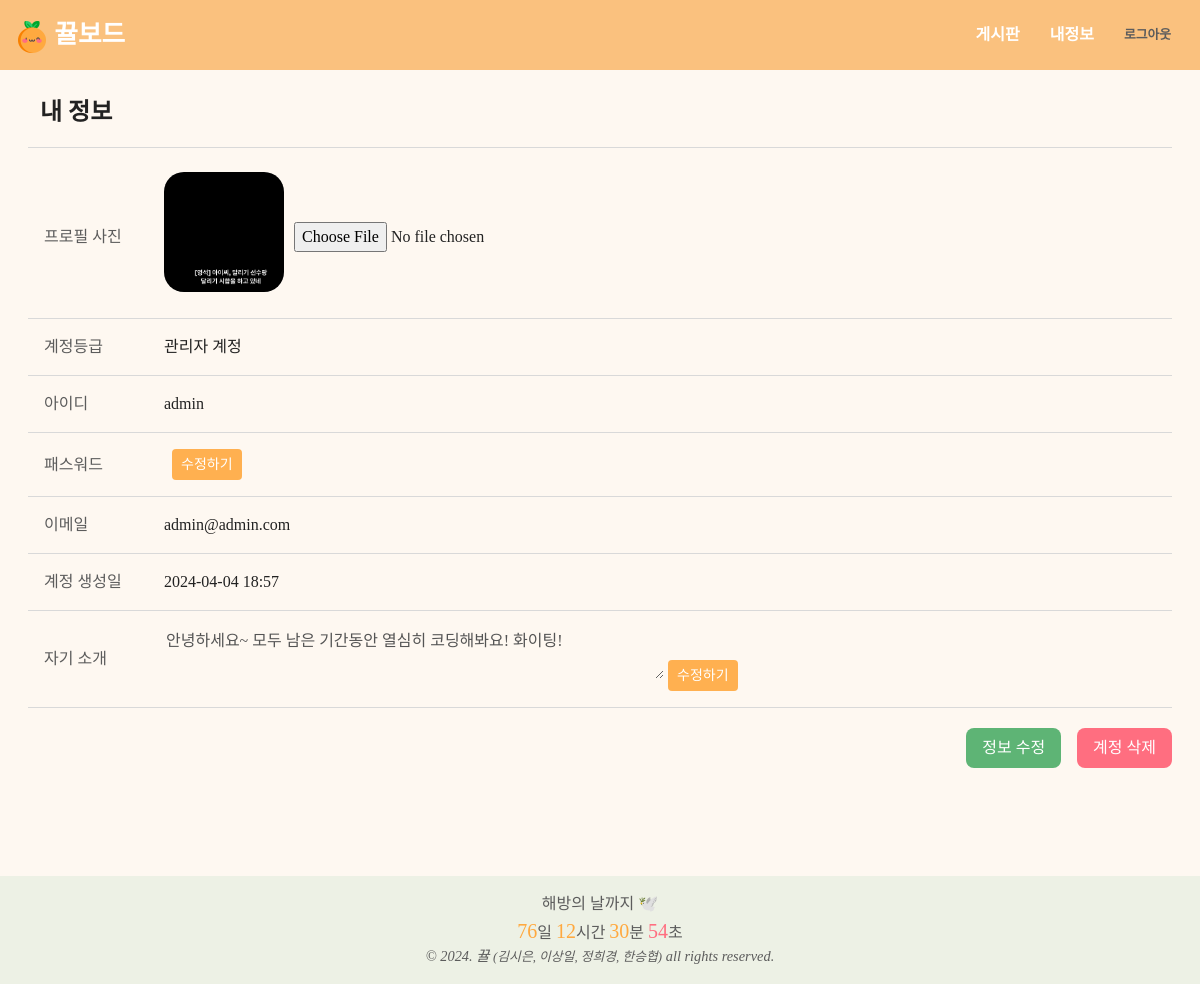
/acc/profile (signed in), run on the app's committed database.
### app/database.py (models this page shows, shortened)
class User(UserMixin, db.Model):
    user_id = db.Column(db.Integer, primary_key=True)
    username = db.Column(db.String, unique=True, nullable=False)
    password = db.Column(db.String)
    email = db.Column(db.String, unique=True)
    grade = db.Column(db.Integer, default=0)
    userpic = db.Column(db.String)
    comment = db.Column(db.String)
    created_at = db.Column(db.DateTime, default=datetime.now)
    posts = relationship('Post', back_populates='user', lazy='joined')
    comments = relationship('Comment', back_populates='user', lazy='joined')
    likes = relationship('Like', back_populates='user', lazy='joined')

### app/acc/routes.py (the view)
@acc_bp.route('/profile')
def profile():
    return render_template('acc/profile.html')

### templates/acc/profile.html (shortened to what this page needs)
{% extends "layout.html" %}
{% block head %}
<link rel="stylesheet" type="text/css" href="{{ url_for('static', filename='css/custom.css') }}">
{% endblock %}
{% block content %}
<h3 class="customHeader">
    내 정보
</h3>
<div class="margin_bottom">
    <div class="custom_row">
        <div class="custom_row_key">프로필 사진</div>
        <div class="custom_row_value">
            <form class="horizontal" method="post" enctype="multipart/form-data">
                <div class="addImage" id="image-show">
                    {% if current_user.userpic %}
                    <img src="{{ url_for('static', filename=current_user.userpic) }}"
                        style="width: 100%; height: 100%; object-fit: cover;">
                    {% else %}
                    <img src="/static/noimage.png" style="width: 100%; height: 100%; object-fit: cover;">
                    {% endif %}
                </div>
                <input type="file" accept="image/*" onchange="loadFile(this)">
            </form>
        </div>
    </div>
    <div class="custom_row">
        <div class="custom_row_key">계정등급</div>
        <div class="custom_row_value">{% if current_user.grade %}관리자 계정{% else %}사용자 계정{% endif %}</div>
    </div>
    <div class="custom_row">
        <div class="custom_row_key">아이디</div>
        <div class="custom_row_value">{{ current_user.username }}</div>
    </div>
    <div class="custom_row">
        <div class="custom_row_key">패스워드</div>
        <div class="custom_row_value">
            <span class="passwordForm">
                <input type="password" class="changePass" style="width:0">
            </span>
            <button id="passChBtn" class="btn btn-theme-color btn-sm" onclick="createPassForm()">수정하기</button>
        </div>
    </div>
    <div class="custom_row">
        <div class="custom_row_key">이메일</div>
        <div class="custom_row_value">{{ current_user.email }}</div>
    </div>
    <div class="custom_row">
        <div class="custom_row_key">계정 생성일</div>
        <div class="custom_row_value">{{ current_user.created_at.strftime("%Y-%m-%d %H:%M") }}</div>
    </div>
    <div class="custom_row">
        <div class="custom_row_key">자기 소개</div>
        <div class="custom_row_value">
            <textarea class="changeValueText" disabled>{{ current_user.comment }}</textarea>
            <button id="commChBtn" class="btn btn-sm btn-theme-color" onclick="createTextForm()">수정하기</button>
        </div>
    </div>
</div>
<div class="button_area">
    <button type="button" class="buttonGreen margin_right " data-bs-toggle="modal" data-bs-target="#passwordModal"
        data-action="update">
        정보 수정
    </button>
    <button type="button" class="buttonDanger" data-bs-toggle="modal" data-bs-target="#passwordModal"
        data-action="delete">
        계정 삭제
    </button>
</div>
{% endblock %}

### static/css/board.css (style rules this page uses)
.btn-theme-color, .btn-theme-color:hover { background-color: rgba(255, 169, 63, 0.9); color: #FFFFFF; }

### templates/acc/profile.html (style rules this page uses)
.changePass { background-color: transparent; border: none; }
.changeValueText { background-color: transparent; border: none; width: 500px; }

### data on the page
User: userpic (picture), username "admin", email "admin@admin.com", created_at "2024-04-04 18:57", comment "안녕하세요~ 모두 남은 기간동안 열심히 코딩해봐요! 화이팅!"
